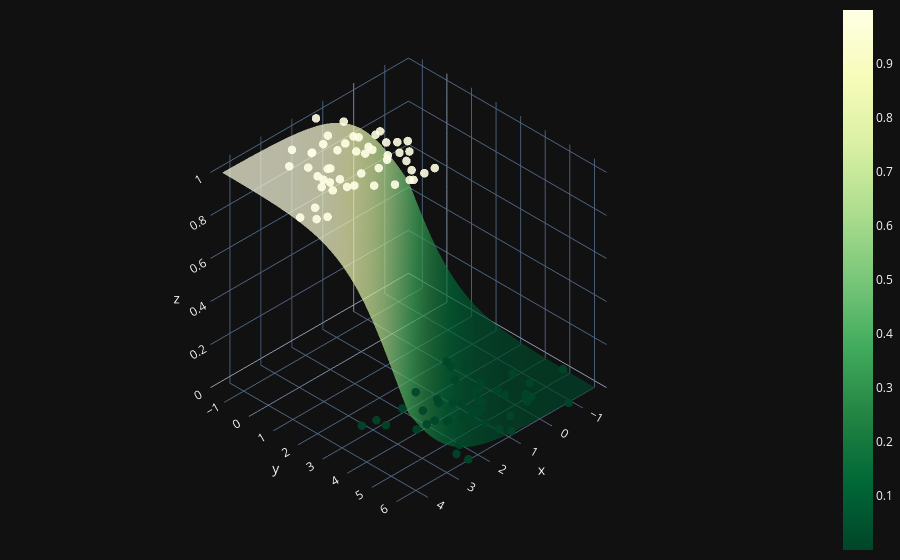

Notebook cell for this chart:
### Code cell
x0 = np.linspace(X[:, 0].min(), X[:, 0].max(), 100)
x1 = np.linspace(X[:, 1].min(), X[:, 1].max(), 100)

xx0, xx1 = np.meshgrid(x0, x1)

Z = W[0] * xx0 + W[1] * xx1 + b
A = 1 / (1 + np.exp(-Z))

fig = go.Figure(data=[go.Surface(
    z=A,
    x=xx0,
    y=xx1,
    colorscale='YlGn',
    opacity=0.7,
    reversescale=True
)])
fig.add_scatter3d(
    x=X[:, 0].flatten(),
    y=X[:, 1].flatten(),
    z=y.flatten(),
    mode='markers',
    marker=dict(
        size=5,
        color=y.flatten(),
        colorscale='YlGn',
        opacity=0.9,
        reversescale=True
    )
)

fig.update_layout(
    template="plotly_dark",
    margin=dict(l=0, r=0, b=0, t=0)
)

fig.layout.scene.camera.projection.type = "orthographic"

fig.show()

### Figure 1 — Plotly figure (JSON) as saved in the notebook; plotly's stock layout.template omitted (floating-point values rounded to 4 significant figures; data arrays with more than 128 entries replaced by an {"elided": "..."} marker saying what was removed)
{"data": [{"colorscale": [[0, "rgb(255,255,229)"], [0.125, "rgb(247,252,185)"], [0.25, "rgb(217,240,163)"], [0.375, "rgb(173,221,142)"], [0.5, "rgb(120,198,121)"], [0.625, "rgb(65,171,93)"], [0.75, "rgb(35,132,67)"], [0.875, "rgb(0,104,55)"], [1, "rgb(0,69,41)"]], "opacity": 0.7, "reversescale": true, "type": "surface", "x": {"elided": "100x100 float values"}, "y": {"elided": "100x100 float values"}, "z": {"elided": "100x100 float values"}}, {"marker": {"color": [1, 1, 0, 0, 1, 0, 0, 1, 0, 1, 0, 1, 0, 0, 1, 1, 1, 0, 1, 1, 0, 0, 1, 0, 1, 0, 1, 0, 0, 1, 1, 0, 1, 1, 1, 0, 1, 1, 0, 1, 0, 0, 0, 0, 1, 1, 1, 1, 0, 0, 1, 1, 0, 0, 0, 0, 0, 1, 1, 1, 1, 0, 0, 1, 0, 1, 0, 0, 1, 0, 0, 1, 1, 0, 0, 0, 1, 1, 0, 0, 1, 0, 0, 0, 0, 0, 1, 0, 1, 1, 1, 1, 1, 1, 0, 0, 1, 1, 0, 1], "colorscale": [[0, "rgb(255,255,229)"], [0.125, "rgb(247,252,185)"], [0.25, "rgb(217,240,163)"], [0.375, "rgb(173,221,142)"], [0.5, "rgb(120,198,121)"], [0.625, "rgb(65,171,93)"], [0.75, "rgb(35,132,67)"], [0.875, "rgb(0,104,55)"], [1, "rgb(0,69,41)"]], "opacity": 0.9, "reversescale": true, "size": 5}, "mode": "markers", "type": "scatter3d", "x": [4.219, 0.9078, -0.2765, 0.08848, 3.243, 1.442, 1.022, 3.978, 0.5889, 1.252, 0.6284, 1.686, 1.185, 0.06897, 1.787, 4.438, 3.182, 0.3038, 0.7394, 1.285, 1.131, 0.6647, 1.316, -0.1889, 2.579, 0.8731, 1.311, 0.9868, 1.42, 2.354, 2.432, 1.043, 0.9509, 2.451, 1.62, 2.155, 1.381, 1.987, 2.116, 0.564, -0.07228, 2.509, -0.73, 1.379, 0.8821, 2.222, 2.016, 1.701, -0.6539, 0.5731, 1.957, 0.7624, 2.465, 1.333, 3.246, 1.103, 2.859, 1.6, 2.976, 2.68, 1.419, 1.926, -0.09448, 2.728, 1.12, 1.557, 0.1055, 2.844, 3.155, 1.841, 1.289, 1.642, 3.923, 1.705, 0.1631, 0.3419, 1.021, 2.669, 0.4666, 0.9481, 1.194, 1.154, -0.2942, 1.737, 0.4655, 0.0808, 3.003, 2.207, 1.361, 2.632, 2.827, 2.912, 1.142, 1.055, 2.47, -1.577, 1.412, 3.005, -0.6376, 0.8298], "y": [2.234, 0.4598, 5.081, 2.323, 1.215, 2.768, 4.117, 2.378, 4.001, 0.2081, 4.46, 0.6583, 5.28, 4.356, 1.7, 1.842, -0.1823, 3.944, 0.4361, 1.437, 4.682, 4.36, 2.441, 5.205, 0.7261, 4.714, 0.07123, 6.09, 4.637, 2.224, -0.2017, 4.606, 0.9498, -0.1954, 2.747, 4.124, 0.9295, 2.611, 3.069, 1.337, 2.884, 5.773, 6.255, 3.619, 2.841, 1.533, -0.2704, -0.4773, 4.767, 5.526, 0.2342, 1.165, 6.2, 5.01, 2.849, 4.706, 2.956, 0.9151, 1.216, -0.7044, 1.574, 4.152, 5.358, 1.305, 5.758, 2.827, 3.725, 3.327, 1.553, 3.562, 3.45, 0.1502, 1.804, 4.433, 2.578, 3.941, 1.579, 1.82, 3.866, 4.732, 2.808, 3.902, 5.273, 4.425, 3.123, 4.691, 0.7427, 5.506, 0.748, 0.6894, 1.721, 0.2466, 2.015, -0.6471, 4.099, 4.957, -1.326, 0.9852, 4.091, 1.742], "z": [1, 1, 0, 0, 1, 0, 0, 1, 0, 1, 0, 1, 0, 0, 1, 1, 1, 0, 1, 1, 0, 0, 1, 0, 1, 0, 1, 0, 0, 1, 1, 0, 1, 1, 1, 0, 1, 1, 0, 1, 0, 0, 0, 0, 1, 1, 1, 1, 0, 0, 1, 1, 0, 0, 0, 0, 0, 1, 1, 1, 1, 0, 0, 1, 0, 1, 0, 0, 1, 0, 0, 1, 1, 0, 0, 0, 1, 1, 0, 0, 1, 0, 0, 0, 0, 0, 1, 0, 1, 1, 1, 1, 1, 1, 0, 0, 1, 1, 0, 1]}], "layout": {"margin": {"b": 0, "l": 0, "r": 0, "t": 0}, "scene": {"camera": {"projection": {"type": "orthographic"}}}}}
